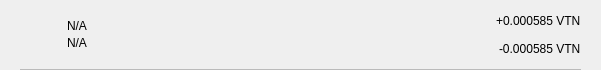
<?xml version="1.0" encoding="UTF-8"?>
<ui version="4.0">
 <class>TxRow</class>
 <widget class="QWidget" name="TxRow">
  <property name="geometry">
   <rect>
    <x>0</x>
    <y>0</y>
    <width>601</width>
    <height>70</height>
   </rect>
  </property>
  <property name="minimumSize">
   <size>
    <width>0</width>
    <height>40</height>
   </size>
  </property>
  <property name="windowTitle">
   <string>Form</string>
  </property>
  <layout class="QVBoxLayout" name="verticalLayout_3">
   <property name="spacing">
    <number>0</number>
   </property>
   <property name="leftMargin">
    <number>0</number>
   </property>
   <property name="topMargin">
    <number>0</number>
   </property>
   <property name="rightMargin">
    <number>0</number>
   </property>
   <property name="bottomMargin">
    <number>0</number>
   </property>
   <item>
    <widget class="QWidget" name="rowContainer" native="true">
     <layout class="QVBoxLayout" name="verticalLayout_2">
      <property name="spacing">
       <number>9</number>
      </property>
      <property name="leftMargin">
       <number>20</number>
      </property>
      <property name="topMargin">
       <number>9</number>
      </property>
      <property name="rightMargin">
       <number>20</number>
      </property>
      <property name="bottomMargin">
       <number>0</number>
      </property>
      <item>
       <widget class="QFrame" name="frame">
        <property name="styleSheet">
         <string notr="true">border:none;</string>
        </property>
        <property name="frameShape">
         <enum>QFrame::StyledPanel</enum>
        </property>
        <property name="frameShadow">
         <enum>QFrame::Raised</enum>
        </property>
        <layout class="QHBoxLayout" name="horizontalLayout" stretch="0,2,0">
         <property name="leftMargin">
          <number>0</number>
         </property>
         <property name="topMargin">
          <number>0</number>
         </property>
         <property name="rightMargin">
          <number>0</number>
         </property>
         <property name="bottomMargin">
          <number>0</number>
         </property>
         <item>
          <widget class="QPushButton" name="icon">
           <property name="focusPolicy">
            <enum>Qt::NoFocus</enum>
           </property>
           <property name="styleSheet">
            <string notr="true">border:none;</string>
           </property>
           <property name="text">
            <string/>
           </property>
           <property name="iconSize">
            <size>
             <width>28</width>
             <height>28</height>
            </size>
           </property>
          </widget>
         </item>
         <item>
          <layout class="QVBoxLayout" name="verticalLayout">
           <property name="spacing">
            <number>3</number>
           </property>
           <property name="leftMargin">
            <number>9</number>
           </property>
           <item>
            <widget class="QLabel" name="lblAddress">
             <property name="styleSheet">
              <string notr="true"/>
             </property>
             <property name="text">
              <string notr="true">N/A</string>
             </property>
             <property name="alignment">
              <set>Qt::AlignBottom|Qt::AlignLeading|Qt::AlignLeft</set>
             </property>
            </widget>
           </item>
           <item>
            <widget class="QLabel" name="lblDate">
             <property name="styleSheet">
              <string notr="true"/>
             </property>
             <property name="text">
              <string notr="true">N/A</string>
             </property>
             <property name="alignment">
              <set>Qt::AlignLeading|Qt::AlignLeft|Qt::AlignTop</set>
             </property>
            </widget>
           </item>
          </layout>
         </item>
         <item>
          <widget class="QWidget" name="containerAmounts" native="true">
           <property name="minimumSize">
            <size>
             <width>80</width>
             <height>0</height>
            </size>
           </property>
           <layout class="QVBoxLayout" name="verticalLayout_4">
            <property name="leftMargin">
             <number>0</number>
            </property>
            <property name="topMargin">
             <number>0</number>
            </property>
            <property name="rightMargin">
             <number>0</number>
            </property>
            <property name="bottomMargin">
             <number>0</number>
            </property>
            <item alignment="Qt::AlignRight">
             <widget class="QLabel" name="lblAmountTop">
              <property name="styleSheet">
               <string notr="true"/>
              </property>
              <property name="text">
               <string>+0.000585 VTN</string>
              </property>
             </widget>
            </item>
            <item alignment="Qt::AlignRight">
             <widget class="QLabel" name="lblAmountBottom">
              <property name="styleSheet">
               <string notr="true"/>
              </property>
              <property name="text">
               <string>-0.000585 VTN</string>
              </property>
             </widget>
            </item>
           </layout>
          </widget>
         </item>
        </layout>
       </widget>
      </item>
      <item>
       <widget class="QLabel" name="lblDivisory">
        <property name="minimumSize">
         <size>
          <width>0</width>
          <height>1</height>
         </size>
        </property>
        <property name="maximumSize">
         <size>
          <width>16777215</width>
          <height>1</height>
         </size>
        </property>
        <property name="styleSheet">
         <string notr="true">background-color:#bababa;</string>
        </property>
        <property name="text">
         <string/>
        </property>
        <property name="alignment">
         <set>Qt::AlignBottom|Qt::AlignLeading|Qt::AlignLeft</set>
        </property>
       </widget>
      </item>
     </layout>
    </widget>
   </item>
  </layout>
 </widget>
 <resources/>
 <connections/>
</ui>
